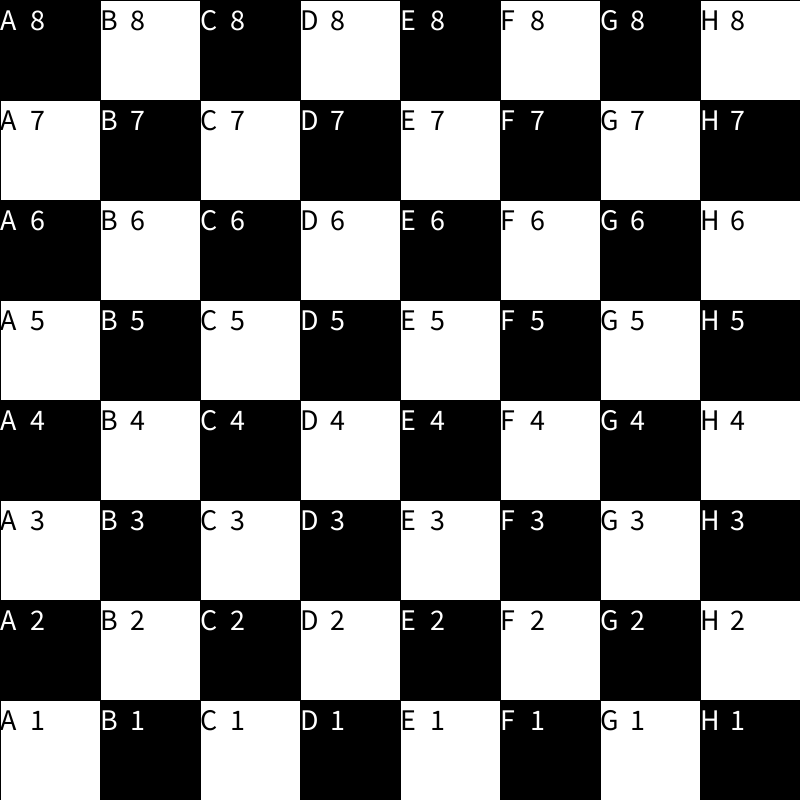
Frame 1 (no input)
Frame 60 (the mouse pressed at the canvas centre just before this capture): identical to frame 1, image omitted
Frame 120 (the mouse held since frame 60 and released just before this capture): identical to frame 1, image omitted

The Processing sketch that drew this single still picture (run headless with seeded random() and noise(); from frame 60 on, the mouse is pressed at the canvas centre):

// Processing sketch: Aufgabe4_15
// ── Aufgabe4_15.pde
//Variablen
int rectX =0;
int rectY =0;
int Farbe=255;
int Nr =1;
byte Zahl=8;
char Buchstabe=65;
byte ver=30;

//Setup
void setup()
{
  size(800, 800);
  textSize(30);
}

//Draw
void draw()
{
  for (int a = 0; a<8; ++a)
  {
    for (int i = 0; i<8; ++i)
    {    
     if(((Nr+a)%2)==0)
     {
      fill(255); //kästchenfarbe weis
      rect(i*width/8,a*height/8,width/8,height/8); //kästchen
      fill(0); // schriftfarbe schwart
      text(Buchstabe,i*width/8,a*height/8+ver); //Buchstabe
      text(Zahl,i*width/8+30,a*height/8+ver); //Zahl
     }
     if(((Nr+a)%2)==1)
     {
      fill(0); //Kästchen schwarz
      rect(i*width/8,a*height/8,width/8,height/8); //Kästchen
      fill(255); //Text weiss
      text(Buchstabe,i*width/8,a*height/8+ver); //Buchstabe
      text(Zahl,i*width/8+30,a*height/8+ver); //Zahl
     }
     ++Nr; //Kästchennummer erhöhen
      ++Buchstabe; //Buchstabe jede Runde um 1 erhöhen
    }   
   --Zahl; // Zahl spalte um eins verringern
   Buchstabe=65; //Buchstabe weider zurücksetzen
  }
  
  Zahl=8; // Zahl am ende der Schleife zurücksetzen
}
